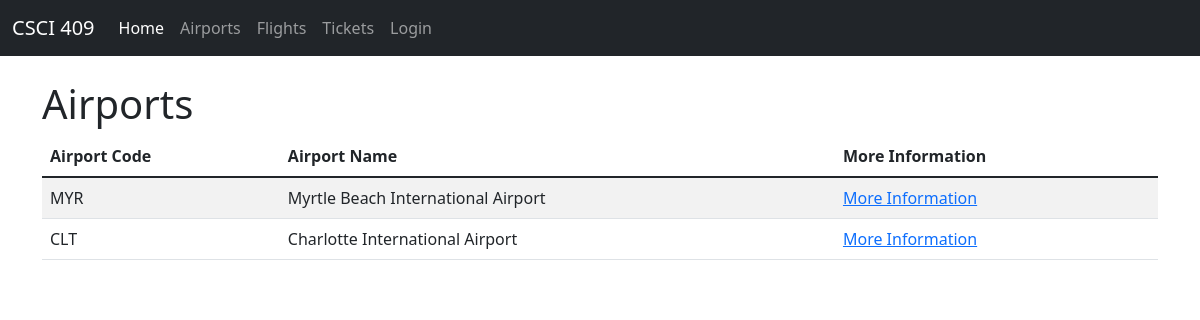
The page / on the database its author committed.
### airports/models.py (models this page shows)
class Airport(models.Model):
    name = models.CharField(max_length=255)
    airport_code = models.CharField(max_length=3)
    address = models.CharField(max_length=255)
    city = models.CharField(max_length=255)
    state = models.CharField(max_length=2)
    zipcode = models.CharField(max_length=5)
    is_open = models.BooleanField()

### airports/views.py (the view)
# urls.py: path('', airports.views.index),
def index(request):
    airports = Airport.objects.all()
    context = {'airports': airports}
    return render(request, 'airports/index.html', context)

### airports/templates/airports/index.html
{% extends 'base.html' %}
{% block content %}
<h1>Airports</h1>
<table class="table table-striped">
    <thead>
        <tr>
            <th scope="col">Airport Code</th>
            <th scope="col">Airport Name</th>
            <th scope="col">More Information</th>
        </tr>
    </thead>
    <tbody>
        {% for airport in airports %}
            <tr>
                <td>{{ airport.airport_code }}</td>
                <td>{{ airport.name }}</td>
                <td><a href="/airports/{{ airport.airport_code }}">More Information</a></td>
            </tr>
        {% endfor %}
    </tbody>
</table>
{% endblock %}

### rows shown on the page
Airport: airport_code "MYR", name "Myrtle Beach International Airport"
Airport: airport_code "CLT", name "Charlotte International Airport"
